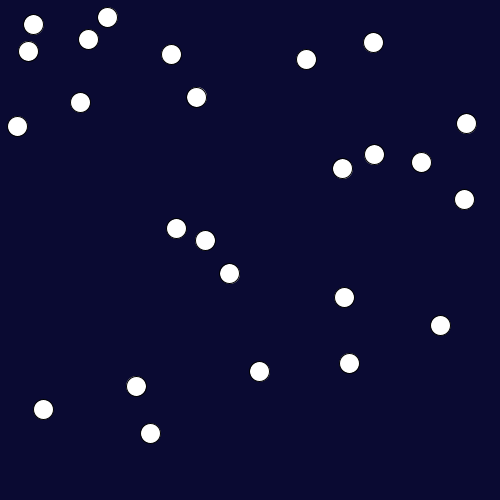
Frame 1 (no input)
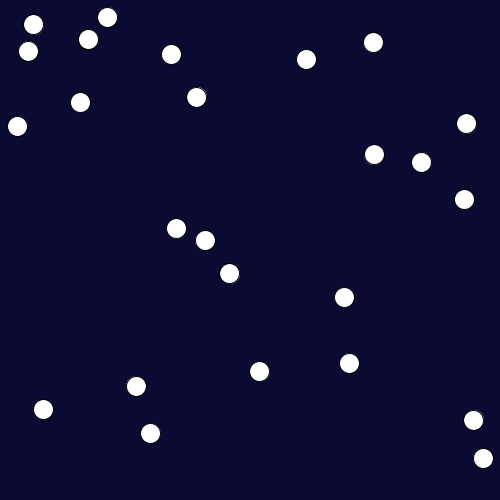
Frame 60 (the mouse pressed at the canvas centre just before this capture)
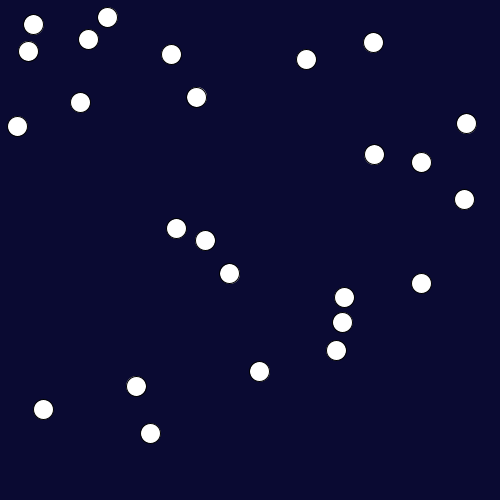
Frame 120 (the mouse held since frame 60 and released just before this capture)

The Processing sketch that drew these frames (run headless with seeded random() and noise(); from frame 60 on, the mouse is pressed at the canvas centre):

// Processing sketch: CollidingBalls
// ── CollidingBalls.pde
float maxSpeed = 5;  // speed
int r = 10;          // radius of ball
int numBalls = 25;   // number of balls
float ms;            // millis()
float t;             // time value that restarts each run

PVector[] pos = new PVector[numBalls]; // position
PVector[] vel = new PVector[numBalls]; // velocity

void setup(){
    size(500, 500);
    boolean loop;
    float randomX;
    float randomY;
    
    // sets random position to balls and gives them 0 velocity
    for(int i=0; i<numBalls; i++){
      do{
        loop = false;
        randomX = random(r, width-r);
        randomY = random(r, height-r);
        for(int a=0; a<i; a++){ 
          if(distance(new PVector(randomX, randomY), pos[a]) <= r*2){ // if overlap
            loop = true; // then loop so new x/y position can be generated
          }
        }
      } while(loop);
      vel[i] = new PVector(0, 0); // no velocity
      pos[i] = new PVector(randomX, randomY);
    }
    // sets random velocity to ball number 0
    randomX = random(maxSpeed*-1, maxSpeed);
    randomY = random(maxSpeed*-1, maxSpeed);
    vel[0] = new PVector(randomX, randomY).normalize();
}


void draw(){
  background(10, 10, 50);
  t = millis()-ms; // resets the timer
  t = t/20;        // makes the value smaler
  ms = millis();

  for(int i=0; i<numBalls; i++){
     movement(i);     // moves the ball
     collision(i);    // checks for collision and calculates new velocity for colliding ball
     checkEdges(i);   // so it bounces on walls
     fill(255); 
     ellipse(pos[i].x, pos[i].y, r*2, r*2);
  }
}

void movement(int i){
  vel[i].mult(5);
  vel[i].limit(maxSpeed);
  pos[i].x = lerpFormula(t, pos[i].x, vel[i].x + pos[i].x);
  pos[i].y = lerpFormula(t, pos[i].y, vel[i].y + pos[i].y);
}

void collision(int i){
  for(int a=0; a<numBalls; a++){
    // if collision/overlap 
    if(distance(pos[i], pos[a]) <= r*2 && i != a){
      float distanceX = pos[a].x - pos[i].x; 
      float distanceY = pos[a].y - pos[i].y;
      PVector newVel = new PVector(distanceX, distanceY); // new velocity
      newVel.normalize(); // makes it a unit vector
      vel[a] = newVel;    // sets the new velocity
      pos[a].add(vel[a]); // moves out of collision state
    }   
  }
}


void checkEdges(int i){
  if(pos[i].x > width-r){
    vel[i].x = -vel[i].x;
    pos[i].x = width-r;
  } else if (pos[i].x < r) {
    vel[i].x = -vel[i].x;
    pos[i].x = r;
  }
  
  if(pos[i].y > height-r){
    vel[i].y = -vel[i].y;
    pos[i].y = height-r;
  } else if (pos[i].y < r) {
    vel[i].y = -vel[i].y;
    pos[i].y = r;
  }
}

float distance(PVector vector, PVector vector2){
  return sqrt( pow(vector.x-vector2.x, 2) + pow(vector.y-vector2.y, 2) );
}

float lerpFormula(float t, float p1, float p2) {
   return (1-t)*p1 + t*p2;
}
